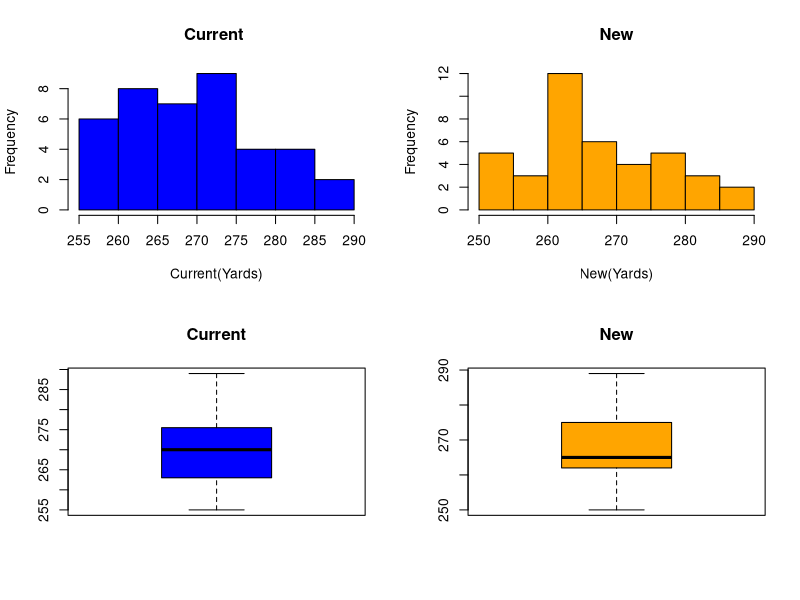

Source code (R):
#Loading the data and library for analysis:
library(readxl)
go<-read_excel("Go.xls")
summary(go)

#Visulization of the data to check the distribution of the distance between the 
#balls and determine outliers and skewness of the data
par(mfrow=c(2,2))
hist(go$Current,xlab="Current(Yards)",ylab="Frequency",main="Current ",col="Blue")
hist(go$New,xlab="New(Yards)",ylab="Frequency",main="New",col="Orange")
boxplot(go$Current,main="Current",col="blue")
boxplot(go$New,main="New",col="orange")

#Perfrom F-test to check variance
var.test(go$Current,go$New,alternative = "two.sided")

#Establishing the Critical value
#Formulating Hypothesis Test using 2 sample T test unequal Variance.
   #H0=No Difference between the current and the new model of balls 
   #HA=The New Ball has a different driving distance than the current ball
res<-t.test(go$Current,go$New,var.equal = T,alternative = "two.sided",paired = F)
res
#95% CI Current
t.test(go$Current,alternative = "two.sided")

#95% CI New
t.test(go$New,alternative = "two.sided")

#Power of the test
delta=mean(go$Current)-mean(go$New)
delta
sd(go$Current)
sd(go$New)
pooleSD=(((40-1)*(8.75^2)+(40-1)*(9.9^2))/(40+40-2))^0.5
pooleSD
power.t.test(n=40,delta = 2.775,sd=9.34,sig.level = 0.05,type="two.sample",alternative = "two.sided")

##How many sample required to increase power
power.t.test(power=0.95,delta=2.775,sd=9.34,sig.level = 0.05,type="two.sample",alternative = "one.sided")

##Conclusion
#with the given data it shows there isn't any significant test to determine if New ball is better than the current ball.
# The power of the test determines that more data approx 245 observation are required to increase the demarcation of
#null and alternative hypothesis
